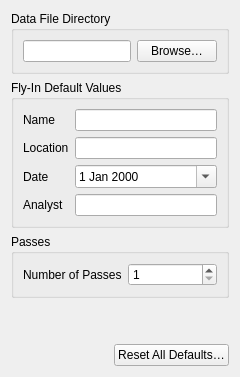
     <widget class="QWidget" name="tab_general">
      <attribute name="title">
       <string>General</string>
      </attribute>
      <layout class="QVBoxLayout" name="vl_general">
       <item>
        <widget class="QGroupBox" name="gb_datafile">
         <property name="title">
          <string>Data File Directory</string>
         </property>
         <layout class="QHBoxLayout">
          <item>
           <widget class="QLineEdit" name="le_datafile_dir">
            <property name="readOnly">
             <bool>true</bool>
            </property>
           </widget>
          </item>
          <item>
           <widget class="QPushButton" name="btn_datafile_dir">
            <property name="text">
             <string>Browse…</string>
            </property>
            <property name="sizePolicy">
             <sizepolicy hsizetype="Fixed" vsizetype="Fixed">
              <horstretch>0</horstretch>
              <verstretch>0</verstretch>
             </sizepolicy>
            </property>
           </widget>
          </item>
         </layout>
        </widget>
       </item>
       <item>
        <widget class="QGroupBox" name="gb_flyin">
         <property name="title">
          <string>Fly-In Default Values</string>
         </property>
         <layout class="QFormLayout">
          <item row="0" column="0">
           <widget class="QLabel" name="lbl_flyin_name">
            <property name="text">
             <string>Name</string>
            </property>
           </widget>
          </item>
          <item row="0" column="1">
           <widget class="QLineEdit" name="le_flyin_name">
            <property name="minimumWidth">
             <number>200</number>
            </property>
           </widget>
          </item>
          <item row="1" column="0">
           <widget class="QLabel" name="lbl_flyin_location">
            <property name="text">
             <string>Location</string>
            </property>
           </widget>
          </item>
          <item row="1" column="1">
           <widget class="QLineEdit" name="le_flyin_location">
            <property name="minimumWidth">
             <number>200</number>
            </property>
           </widget>
          </item>
          <item row="2" column="0">
           <widget class="QLabel" name="lbl_flyin_date">
            <property name="text">
             <string>Date</string>
            </property>
           </widget>
          </item>
          <item row="2" column="1">
           <widget class="QDateEdit" name="de_flyin_date">
            <property name="displayFormat">
             <string>d MMM yyyy</string>
            </property>
            <property name="calendarPopup">
             <bool>true</bool>
            </property>
           </widget>
          </item>
          <item row="3" column="0">
           <widget class="QLabel" name="lbl_flyin_analyst">
            <property name="text">
             <string>Analyst</string>
            </property>
           </widget>
          </item>
          <item row="3" column="1">
           <widget class="QLineEdit" name="le_flyin_analyst">
            <property name="minimumWidth">
             <number>200</number>
            </property>
           </widget>
          </item>
         </layout>
        </widget>
       </item>
       <item>
        <widget class="QGroupBox" name="gb_passes">
         <property name="title">
          <string>Passes</string>
         </property>
         <layout class="QFormLayout">
          <item row="0" column="0">
           <widget class="QLabel" name="lbl_num_passes">
            <property name="text">
             <string>Number of Passes</string>
            </property>
           </widget>
          </item>
          <item row="0" column="1">
           <widget class="QSpinBox" name="sb_number_passes">
            <property name="minimum">
             <number>1</number>
            </property>
            <property name="maximum">
             <number>10</number>
            </property>
           </widget>
          </item>
         </layout>
        </widget>
       </item>
       <item>
        <spacer name="vs_general">
         <property name="orientation">
          <enum>Qt::Vertical</enum>
         </property>
         <property name="sizeHint" stdset="0">
          <size>
           <width>20</width>
           <height>40</height>
          </size>
         </property>
        </spacer>
       </item>
       <item>
        <layout class="QHBoxLayout">
         <item>
          <spacer>
           <property name="orientation">
            <enum>Qt::Horizontal</enum>
           </property>
           <property name="sizeHint" stdset="0">
            <size>
             <width>40</width>
             <height>20</height>
            </size>
           </property>
          </spacer>
         </item>
         <item>
          <widget class="QPushButton" name="btn_reset_defaults">
           <property name="text">
            <string>Reset All Defaults…</string>
           </property>
          </widget>
         </item>
        </layout>
       </item>
      </layout>
     </widget>
